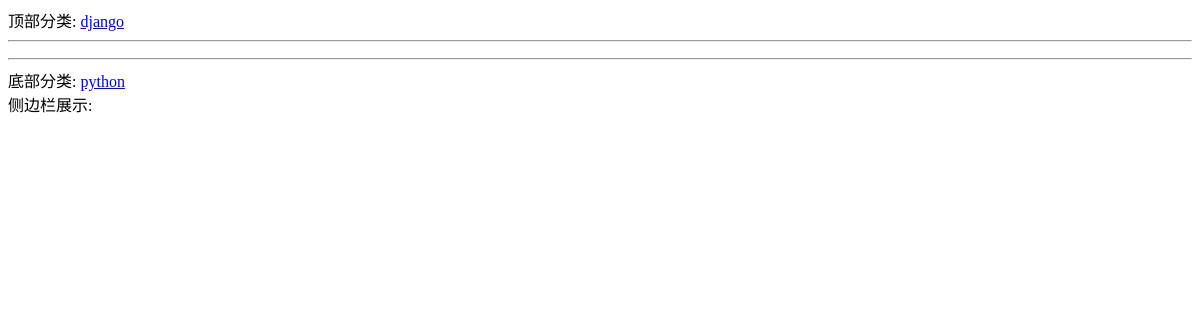
The page /category/1/ on the database as committed earlier.
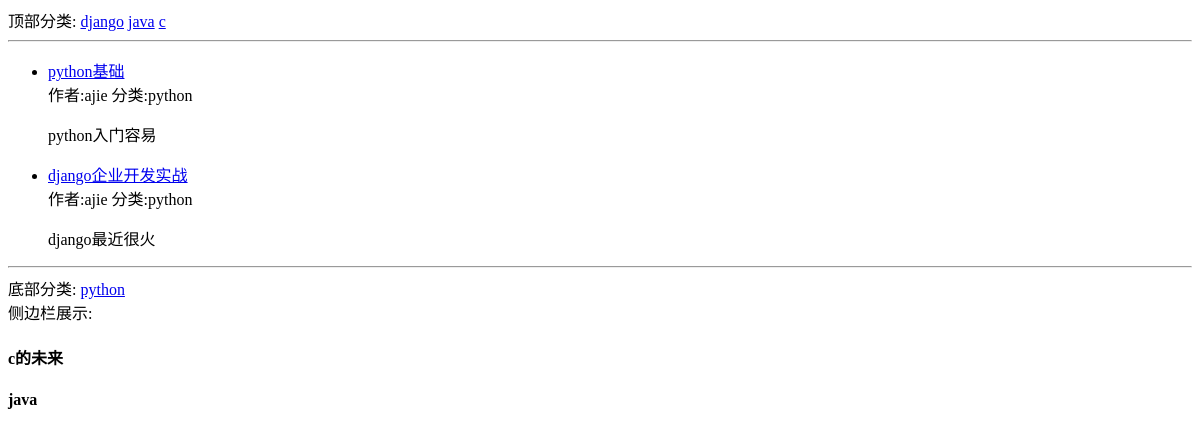
The same page on the database as committed later.
### blog/models.py (models this page shows, shortened)
class Category(models.Model):
    STATUS_NORMAL = 1
    STATUS_DELETE = 0
    STATUS_ITEMS = (
        (STATUS_NORMAL, '正常'),
        (STATUS_DELETE, '删除'),
    )
    name = models.CharField(max_length=50, verbose_name='名称')
    status = models.PositiveIntegerField(default=STATUS_NORMAL, choices=STATUS_ITEMS, verbose_name='状态')
    is_nav = models.BooleanField(default=False, verbose_name='是否为导航')
    owner = models.ForeignKey(User, verbose_name='作者')
    created_time = models.DateTimeField(auto_now_add=True, verbose_name='创建时间')
    pv = models.PositiveIntegerField(default=1)
    uv = models.PositiveIntegerField(default=1)
    class Meta:
        verbose_name = verbose_name_plural = '分类'
    @classmethod
    def get_navs(cls):
        categories = cls.objects.filter(status=cls.STATUS_NORMAL)
        nav_categories = []
        normal_categories = []
        for cate in categories:
            if cate.is_nav:
                nav_categories.append(cate)
            else:
                normal_categories.append(cate)
        return {
            'navs': nav_categories,
            'categories': normal_categories,
        }

class Post(models.Model):
    STATUS_NORMAL = 1
    STATUS_DELETE = 0
    STATUS_DRAFT = 2  # draft
    STATUS_ITEMS = (
        (STATUS_NORMAL, '正常'),
        (STATUS_DELETE, '删除'),
    )
    title = models.CharField(max_length=255, verbose_name='标题')
    desc = models.CharField(max_length=1024, blank=True, verbose_name='摘要')
    content = models.TextField(verbose_name='正文', help_text='正文必须为Markdown格式')
    status = models.PositiveIntegerField(default=STATUS_NORMAL, choices=STATUS_ITEMS, verbose_name='状态')
    category = models.ForeignKey(Category, verbose_name='分类')
    tag = models.ManyToManyField(Tag, verbose_name='标签')
    owner = models.ForeignKey(User, verbose_name='作者')
    created_time = models.DateTimeField(auto_now_add=True, verbose_name='创建时间')
    class Meta:
        verbose_name = verbose_name_plural = '文章'
        ordering = ['-id']  # 根据id进行降序排序

### config/models.py (models this page shows, shortened)
class SideBar(models.Model):
    STATUS_SHOW = 1
    STATUS_HIDE = 0
    STATUS_ITEMS = (
        (STATUS_SHOW, '展示'),
        (STATUS_HIDE, '隐藏'),
    )
    DISPLAY_HTML = 1
    DISPLAY_LATEST = 2
    DISPLAY_HOT = 3
    DISPLAY_COMMENT = 4
    SIDE_TYPE = (
        (DISPLAY_HTML, 'HTML'),
        (DISPLAY_LATEST, '最新文章'),
        (DISPLAY_HOT, '最热文章'),
        (DISPLAY_COMMENT, '最近评论'),
    )
    title = models.CharField(max_length=50, verbose_name='标题')
    display_type = models.PositiveIntegerField(default=1, choices=SIDE_TYPE, verbose_name='展示类型')
    content = models.CharField(max_length=500, blank=True, verbose_name='内容', help_text='如果设置的不是HTML类型,可为空')
    status = models.PositiveIntegerField(default=STATUS_SHOW, choices=STATUS_ITEMS, verbose_name='状态')
    owner = models.ForeignKey(User, verbose_name='作者')
    created_time = models.DateTimeField(auto_now_add=True, verbose_name='创建时间')
    class Meta:
        verbose_name = verbose_name_plural = '侧边栏'
    @classmethod
    def get_all(cls):
        return cls.objects.filter(status=cls.STATUS_SHOW)

### blog/views.py (the view)
# urls.py: url(r'^category/(?P<category_id>\d+)/$', CategoryView.as_view(), name='category-list'),
class CategoryView(IndexView):
    def get_context_data(self, **kwargs):
        context = super().get_context_data(**kwargs)
        category_id = self.kwargs.get('category_id')
        category = get_object_or_404(Category, pk=category_id)
        context.update({
            'category': category,
        })
        return context
    def get_queryset(self):
        queryset = super().get_queryset()
        category_id = self.kwargs.get('category_id')
        return queryset.filter(category_id=category_id)

### blog/views.py (called while the page is built)
    def get_context_data(self, **kwargs):
        context = super().get_context_data(**kwargs)
        context.update({
            'sidebars': SideBar.get_all(),
        })
        context.update(Category.get_navs())
        return context

### typeidea/templates/blog/list.html (shortened to what this page needs)
<!DOCTYPE html>
<html lang="en">
<head>
</head>
<body>
{% extends './base.html' %}
{% block main %}
    <ul>
        {% for post in post_list %}
            <li>
                <a href={% url 'post-detail' post.id %}>{{ post.title }}</a>
                <div>
                    <span>作者:{{ post.owner.username }}</span>
                    <span>分类:{{ post.category.name }}</span>
                </div>
                <p>{{ post.desc }}</p>
            </li>
        {% endfor %}
    </ul>
{% endblock %}

### typeidea/templates/blog/base.html (shortened to what this page needs)
<!DOCTYPE html>
<html lang="en">
<head>
</head>
<body>
<div>顶部分类:
    {% for cate in navs %}
        <a href="/category/{{ cate.id }}/">{{ cate.name }}</a>
    {% endfor %}
</div>
<hr>
{% block main %}
{% endblock %}
<hr>
<div>底部分类:
    {% for cate in categories %}
        <a href="/category/{{ cate.id }}/">{{ cate.name }}</a>
    {% endfor %}
</div>
<div>侧边栏展示:
    {% for sidebar in sidebars %}
        <h4>{{ sidebar.title }}</h4>
    {% endfor %}
</div>
</body>
</html>

Rows that differ between the two databases and show on the page:
added Category: name "java"
added Category: name "c"
added Post: title "python基础", owner.username "ajie", category.name "python", desc "python入门容易"
added Post: title "django企业开发实战", owner.username "ajie", category.name "python", desc "django最近很火"
added SideBar: title "c的未来"
added SideBar: title "java"
